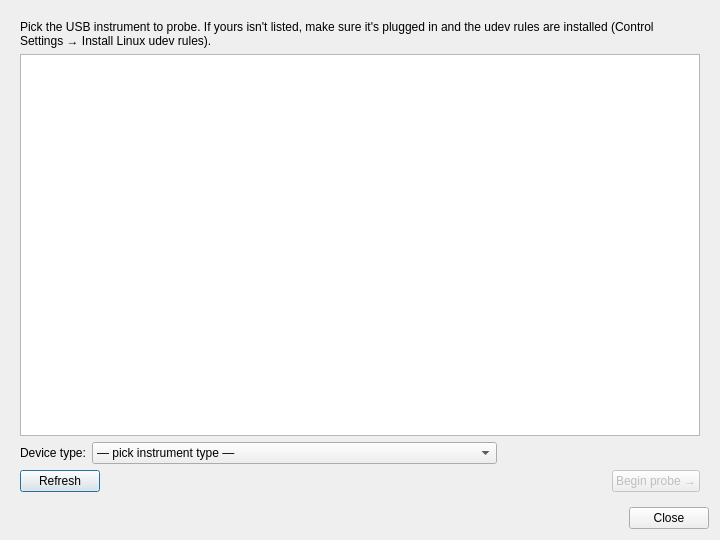
<?xml version="1.0" encoding="UTF-8"?>
<!-- SPDX-FileCopyrightText: Copyright 2026 shadPS4 Emulator Project
     SPDX-License-Identifier: GPL-2.0-or-later -->
<ui version="4.0">
 <class>KitProbeDialog</class>
 <widget class="QDialog" name="KitProbeDialog">
  <property name="geometry">
   <rect><x>0</x><y>0</y><width>720</width><height>540</height></rect>
  </property>
  <property name="windowTitle">
   <string>Probe a Legacy Instrument</string>
  </property>
  <layout class="QVBoxLayout" name="rootLayout">

   <item>
    <widget class="QStackedWidget" name="pages">
     <property name="currentIndex"><number>0</number></property>

     <!-- Page 0: device selection -->
     <widget class="QWidget" name="pageSelect">
      <layout class="QVBoxLayout" name="selectLayout">
       <item>
        <widget class="QLabel" name="selectHelp">
         <property name="text">
          <string>Pick the USB instrument to probe. If yours isn't listed, make sure it's plugged in and the udev rules are installed (Control Settings → Install Linux udev rules).</string>
         </property>
         <property name="wordWrap"><bool>true</bool></property>
        </widget>
       </item>
       <item>
        <widget class="QListWidget" name="deviceList"/>
       </item>
       <item>
        <layout class="QHBoxLayout" name="deviceTypeLayout">
         <item><widget class="QLabel" name="deviceTypeLabel"><property name="text"><string>Device type:</string></property></widget></item>
         <item><widget class="QComboBox" name="deviceTypeCombo">
          <item><property name="text"><string>— pick instrument type —</string></property></item>
          <item><property name="text"><string>Drum kit (5-lane GH / no cymbal split)</string></property></item>
          <item><property name="text"><string>Drum kit (Pro — separate pad and cymbal slots)</string></property></item>
          <item><property name="text"><string>Guitar (5 frets)</string></property></item>
          <item><property name="text"><string>Guitar (5 frets + upper solo frets — PS4 RB Mustang / PS5 Riffmaster)</string></property></item>
         </widget></item>
         <item><spacer name="dts"><property name="orientation"><enum>Qt::Orientation::Horizontal</enum></property><property name="sizeHint" stdset="0"><size><width>40</width><height>20</height></size></property></spacer></item>
        </layout>
       </item>
       <item>
        <layout class="QHBoxLayout" name="selectButtonsLayout">
         <item><widget class="QPushButton" name="refreshBtn"><property name="text"><string>Refresh</string></property></widget></item>
         <item><spacer name="ssp"><property name="orientation"><enum>Qt::Orientation::Horizontal</enum></property><property name="sizeHint" stdset="0"><size><width>40</width><height>20</height></size></property></spacer></item>
         <item><widget class="QPushButton" name="startBtn"><property name="text"><string>Begin probe →</string></property><property name="enabled"><bool>false</bool></property></widget></item>
        </layout>
       </item>
      </layout>
     </widget>

     <!-- Page 1: walk-through (baseline + per-step) -->
     <widget class="QWidget" name="pageWalk">
      <layout class="QVBoxLayout" name="walkLayout">
       <item>
        <widget class="QLabel" name="stepHeader">
         <property name="text"><string/></property>
         <property name="styleSheet"><string>QLabel{font-size:14pt;font-weight:bold;}</string></property>
        </widget>
       </item>
       <item>
        <widget class="QLabel" name="stepPrompt">
         <property name="text"><string/></property>
         <property name="wordWrap"><bool>true</bool></property>
        </widget>
       </item>
       <item>
        <widget class="QProgressBar" name="stepProgress">
         <property name="minimum"><number>0</number></property>
         <property name="maximum"><number>2500</number></property>
         <property name="value"><number>0</number></property>
        </widget>
       </item>
       <item>
        <widget class="QLabel" name="gridHeading">
         <property name="text"><string>Live HID report (changed bytes flash):</string></property>
        </widget>
       </item>
       <item>
        <widget class="QTableWidget" name="byteGrid">
         <property name="rowCount"><number>2</number></property>
         <property name="columnCount"><number>27</number></property>
         <property name="horizontalScrollBarPolicy"><enum>Qt::ScrollBarPolicy::ScrollBarAsNeeded</enum></property>
         <property name="verticalScrollBarPolicy"><enum>Qt::ScrollBarPolicy::ScrollBarAlwaysOff</enum></property>
         <property name="editTriggers"><set>QAbstractItemView::EditTrigger::NoEditTriggers</set></property>
         <property name="selectionMode"><enum>QAbstractItemView::SelectionMode::NoSelection</enum></property>
         <attribute name="horizontalHeaderVisible"><bool>false</bool></attribute>
         <attribute name="verticalHeaderVisible"><bool>false</bool></attribute>
        </widget>
       </item>
       <item>
        <widget class="QLabel" name="crossTalkLabel">
         <property name="text"><string/></property>
         <property name="wordWrap"><bool>true</bool></property>
         <property name="styleSheet"><string>QLabel{color:#cc8;font-style:italic;}</string></property>
        </widget>
       </item>
       <item>
        <layout class="QHBoxLayout" name="walkButtonsLayout">
         <item><widget class="QPushButton" name="beginBtn"><property name="text"><string>Begin sampling (5 s)</string></property><property name="enabled"><bool>false</bool></property></widget></item>
         <item><widget class="QPushButton" name="skipBtn"><property name="text"><string>Skip (this input isn't on my kit)</string></property></widget></item>
         <item><spacer name="wsp"><property name="orientation"><enum>Qt::Orientation::Horizontal</enum></property><property name="sizeHint" stdset="0"><size><width>40</width><height>20</height></size></property></spacer></item>
         <item><widget class="QPushButton" name="nextBtn"><property name="text"><string>Next →</string></property><property name="enabled"><bool>false</bool></property></widget></item>
        </layout>
       </item>
      </layout>
     </widget>

     <!-- Page 2: review + save -->
     <widget class="QWidget" name="pageReview">
      <layout class="QVBoxLayout" name="reviewLayout">
       <item>
        <widget class="QLabel" name="reviewHeader">
         <property name="text"><string>Probe complete. Review the captured mapping below, then save.</string></property>
         <property name="styleSheet"><string>QLabel{font-size:14pt;font-weight:bold;}</string></property>
        </widget>
       </item>
       <item>
        <widget class="QPlainTextEdit" name="reviewText">
         <property name="readOnly"><bool>true</bool></property>
         <property name="font"><font><family>monospace</family></font></property>
        </widget>
       </item>
       <item>
        <layout class="QHBoxLayout" name="reviewButtonsLayout">
         <item><spacer name="rsp"><property name="orientation"><enum>Qt::Orientation::Horizontal</enum></property><property name="sizeHint" stdset="0"><size><width>40</width><height>20</height></size></property></spacer></item>
         <item><widget class="QPushButton" name="saveBtn"><property name="text"><string>Save kit files...</string></property></widget></item>
        </layout>
       </item>
      </layout>
     </widget>

    </widget>
   </item>

   <item>
    <widget class="QDialogButtonBox" name="buttonBox">
     <property name="standardButtons">
      <set>QDialogButtonBox::StandardButton::Close</set>
     </property>
    </widget>
   </item>

  </layout>
 </widget>
 <resources/>
 <connections/>
</ui>
